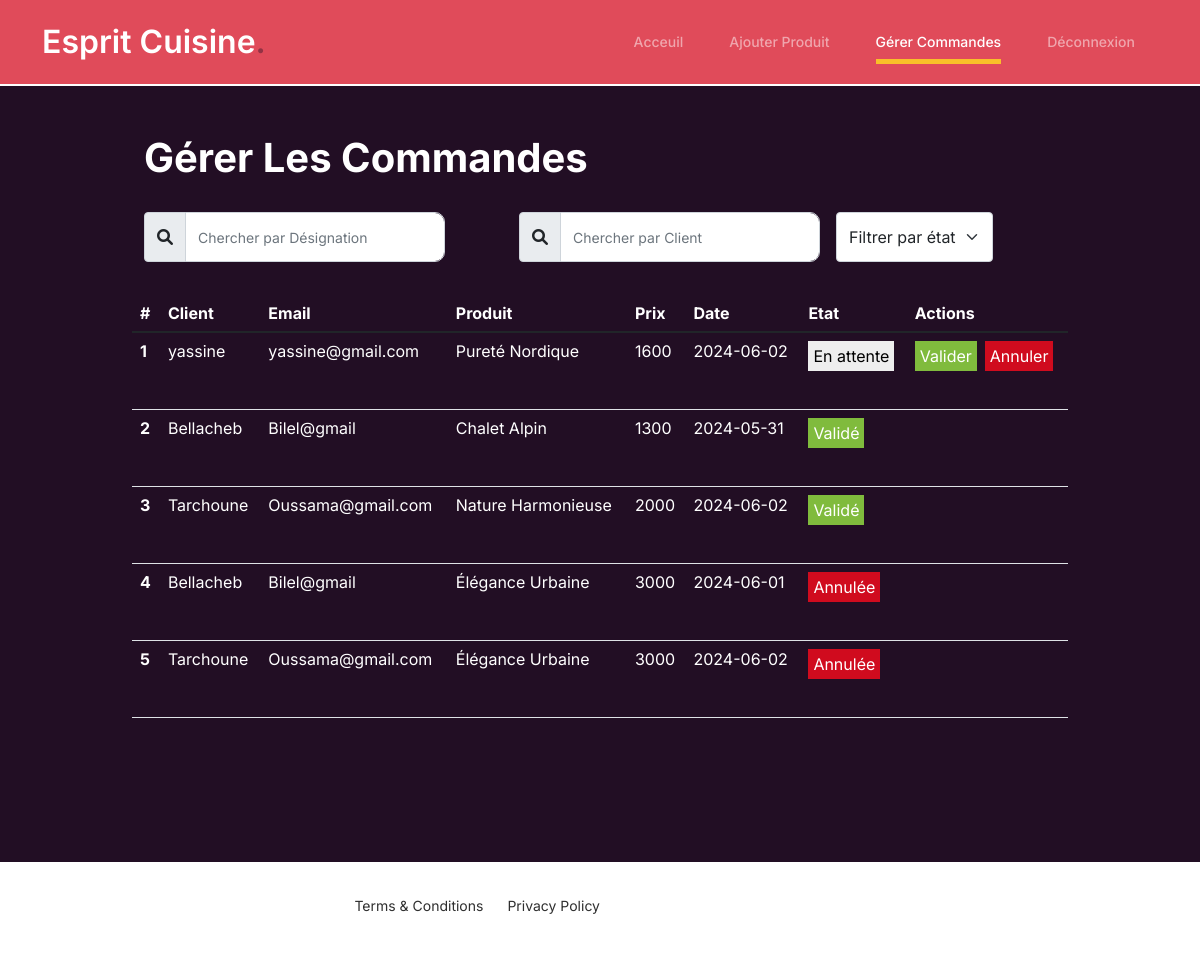
/admin/gerercomandes.php (signed in), run on the app's committed database.
### tables this page shows
CREATE TABLE `commandes` (
  `id` int(11) NOT NULL,
  `idclient` int(11) NOT NULL,
  `idproduit` int(11) NOT NULL,
  `prix` float NOT NULL,
  `date` date NOT NULL,
  `datelivraison` date NOT NULL,
  `etat` varchar(10) NOT NULL
);

CREATE TABLE `clients` (
  `id` int(11) NOT NULL,
  `username` varchar(100) NOT NULL,
  `password` varchar(100) NOT NULL,
  `nom` varchar(200) NOT NULL,
  `prenom` varchar(200) NOT NULL,
  `tel` varchar(20) NOT NULL,
  `email` varchar(100) NOT NULL,
  `adresse` varchar(200) NOT NULL
);

CREATE TABLE `produits` (
  `id` int(11) NOT NULL,
  `Desingation` varchar(200) NOT NULL,
  `Description` varchar(500) NOT NULL,
  `prix` float NOT NULL,
  `image` varchar(200) NOT NULL,
  `deleted` int(11) NOT NULL
);

### admin/fonctions.php (called while the page is built, shortened)
<?php
    function connexion(){
        $servername="localhost";
        $user="root";
        $DBpsw="";
        $DBname="cuisine";
        try {
            $conn = new PDO("mysql:host=$servername;dbname=$DBname", $user, $DBpsw);
            $conn->setAttribute(PDO::ATTR_ERRMODE, PDO::ERRMODE_EXCEPTION);
            return $conn;
          } catch(PDOException $e) {
            echo "Connection failed: " . $e->getMessage();
          }
}
function getProductById($id){
  $conn=connexion();
  $req="SELECT * FROM produits WHERE `id`='$id'";
  $res=$conn->query($req);
  $prod=$res->fetch();
  return $prod;
}
function getClientById($id){
  $conn=connexion();
  $req="SELECT * FROM clients WHERE `id`='$id'";
  $res=$conn->query($req);
  $client=$res->fetch();
  return $client;
}
function getAllcommandes(){
  $conn=connexion();
  $req="SELECT * FROM commandes WHERE etat IN ('En attente','validé','annulée') ORDER BY FIELD(etat,'En attente','validé','annulée');";
  $res=$conn->query($req);
  $comm=$res->fetchAll();
  return $comm;
}

### admin/gerercomandes.php (the view, shortened to what this page needs)
<?php
include "fonctions.php";
$comms=getAllcommandes();
?>
<!doctype html>
<html lang="en">
<head>
				<link rel="stylesheet" type="text/css" href="https://cdn.jsdelivr.net/npm/toastify-js/src/toastify.min.css">
		<link href="css/bootstrap.min.css" rel="stylesheet">
		<link href="https://cdnjs.cloudflare.com/ajax/libs/font-awesome/6.0.0-beta3/css/all.min.css" rel="stylesheet">
		<link href="css/tiny-slider.css" rel="stylesheet">
		<link href="css/style.css" rel="stylesheet">
	</head>
	<body >
		<nav style="border-bottom:2px solid white" class="custom-navbar navbar navbar navbar-expand-md navbar-dark bg-dark" arial-label="Furni navigation bar">
			<div class="container">
				<a class="navbar-brand" href="acceuil.php">Esprit Cuisine<span style="color:#220e24">.</span></a>
				<div class="collapse navbar-collapse" id="navbarsFurni">
				<ul class="custom-navbar-nav navbar-nav ms-auto mb-2 mb-md-0">
						<li class="nav-item">
							<a class="nav-link" href="acceuil.php">Acceuil</a>
						</li>
						<li class="nav-item">
							<a class="nav-link" href="ajouterproduit.php">Ajouter Produit</a>
						</li>
						<li class="nav-item active">
							<a class="nav-link" href="#">Gérer Commandes</a>
						</li>
						<li><a class="nav-link" href="deconnexion.php">Déconnexion</a></li>
					</ul>
				</div>
			</div>
		</nav>
			<div class="hero" style="margin-top:-50px;min-height:90vh;display:flex;justify-content:center;">
				<div class="container" style="width:78%">
					<div class="row justify-content-between">
						<div style="display:flex;align-items:center">
								<h1 style="margin-right:50px">Gérer Les Commandes</h1>
                        </div>
						<div style="display:flex">
								<form style="margin-top:-35px; margin-right:50px" class="row row-cols-lg-auto g-3 align-items-center" action="gerercomandes.php" method="post">
											<div class="col-12">
												<div class="input-group">
												<div class="input-group-text"><i class="fa-solid fa-magnifying-glass"></i></div>
												<input name="rechD" type="text" class="form-control" id="inlineFormInputGroupUsername" placeholder="Chercher par Désignation">
												</div>
											</div>
								</form>
								<form style="margin-top:-35px" class="row row-cols-lg-auto g-3 align-items-center" action="gerercomandes.php" method="post">
											<div class="col-12">
												<div class="input-group">
												<div class="input-group-text"><i class="fa-solid fa-magnifying-glass"></i></div>
												<input name="rechC" type="text" class="form-control" id="inlineFormInputGroupUsername" placeholder="Chercher par Client">
												</div>
											</div>
								</form>
								<form id="filterForm"  action="gerercomandes.php" method="post">
								<select name="filter" id="filter"  style="margin-bottom:19px;height:50px" class="form-select" aria-label="Default select example">
										<option selected>Filtrer par état</option>
								</select>
								</form>
						</div>
						<table class="table">
								<thead>
									<tr>
									<th scope="col">#</th>
									<th scope="col">Client</th>
									<th scope="col">Email</th>
									<th scope="col">Produit</th>
									<th scope="col">Prix</th>
									<th scope="col">Date</th>
									<th scope="col">Etat</th>
									<th scope="col">Actions</th>
									</tr>
								</thead>
								<tbody>
									<?php
									$i=0;
										foreach($comms as $comm){
											$i++;
											$prod=getProductById($comm["idproduit"]);
											$client=getClientById($comm["idclient"]);
											if($comm["etat"]=="En attente"){
													$etat='<p style="color:black;width:fit-content;background:#EEE;padding:5px">En attente</p>';
													$action='<p style="margin-top:5px"><a href="validercommande.php?id='.$comm["id"].'" style="margin-right:8px;color:white;width:fit-content;background:#80BB3D;padding:5px">Valider</a><a href="annulercommande.php?id='.$comm["id"].'" style="color:white;width:fit-content;background:#D00B1E;padding:5px">Annuler</a></p>';
											}
											else if ($comm["etat"]=="validé") {
												$etat='<p style="color:white;width:fit-content;background:#80BB3D;padding:5px">Validé</p>';
												$action='';
											}
											else if ($comm["etat"]=="annulée") {
												$etat='<p style="color:white;width:fit-content;background:#D00B1E;padding:5px">Annulée</p>';
												$action='';
											}
									?>
									<tr>
									<th scope="row"><?php echo $i?></th>
									<td><?php echo $client["nom"];?></td>
									<td><?php echo $client["email"];?></td>
									<td><?php echo $prod["Desingation"];?></td>
									<td><?php echo $prod["prix"];?></td>
									<td><?php echo $comm["date"];?></td>
									<td><?php echo $etat;?></td>
									<td><?php echo $action;?></td>
									</tr>
									<?php
									}
									?>
								</tbody>
						</table>
					</div>
				</div>
			</div>
		<footer class="footer-section" style="padding:30px">
						<div class="col-lg-6 text-center text-lg-end" style="max-height:50px">
							<ul class="list-unstyled d-inline-flex ms-auto">
								<li class="me-4"><a href="#">Terms &amp; Conditions</a></li>
								<li><a href="#">Privacy Policy</a></li>
							</ul>
						</div>
		</footer>
	</body>
</html>

### admin/css/style.css (style rules this page uses)
body { overflow-x: hidden; position: relative; }
body { font-family: "Inter", sans-serif; font-weight: 400; line-height: 28px; color: #FFF; font-size: 14px; background-color: #eff2f1; }
a { text-decoration: none; -webkit-transition: .3s all ease; -o-transition: .3s all ease; transition: .3s all ease; color: #2f2f2f; text-decoration: underline; }
.custom-navbar { background: #e04b5a !important; padding-top: 20px; padding-bottom: 20px; }
.custom-navbar .navbar-brand { font-size: 32px; font-weight: 600; }
.custom-navbar .navbar-brand > span { opacity: .4; }
@media (min-width: 992px) { .custom-navbar .custom-navbar-nav li { margin-left: 15px; margin-right: 15px; } }
.custom-navbar .custom-navbar-nav li a { font-weight: 500; color: #ffffff !important; opacity: .5; -webkit-transition: .3s all ease; -o-transition: .3s all ease; transition: .3s all ease; position: relative; }
@media (min-width: 768px) { .custom-navbar .custom-navbar-nav li a:before { content: ""; position: absolute; bottom: 0; left: 8px; right: 8px; background: #f9bf29; height: 5px; opacity: 1; visibility: visible; width: 0; -webkit-transition: .15s all ease-out; -o-transition: .15s all ease-out; transition: .15s all ease-out; } }
.custom-navbar .custom-navbar-nav li.active a { opacity: 1; }
.custom-navbar .custom-navbar-nav li.active a:before { width: calc(100% - 16px); }
.hero { background: #220e24; padding: calc(4rem - 30px) 0 0rem 0; }
@media (min-width: 768px) { .hero { padding: calc(4rem - 30px) 0 4rem 0; } }
@media (min-width: 992px) { .hero { padding: calc(8rem - 30px) 0 8rem 0; } }
.hero h1 { font-weight: 700; color: #ffffff; margin-bottom: 30px; }
.hero p { color: rgba(255, 255, 255, 0.5); margin-bottom: 30px; }
.footer-section { padding: 80px 0; background: #ffffff; }
.footer-section a { text-decoration: none; color: #2f2f2f; -webkit-transition: .3s all ease; -o-transition: .3s all ease; transition: .3s all ease; }
.form-control { height: 50px; border-radius: 10px; font-family: "Inter", sans-serif; }

### admin/gerercomandes.php (style rules this page uses)
th,td { color:white; }
a { text-decoration:none; }

### data on the page
commandes: idclient.nom "yassine", idclient.email "yassine@gmail.com", idproduit.Desingation "Pureté Nordique", idproduit.prix "1600", date "2024-06-02", etat "En attente"
commandes: idclient.nom "Bellacheb", idclient.email "Bilel@gmail", idproduit.Desingation "Chalet Alpin", idproduit.prix "1300", date "2024-05-31", etat "Validé"
commandes: idclient.nom "Tarchoune", idclient.email "Oussama@gmail.com", idproduit.Desingation "Nature Harmonieuse", idproduit.prix "2000", date "2024-06-02", etat "Validé"
commandes: idclient.nom "Bellacheb", idclient.email "Bilel@gmail", idproduit.Desingation "Élégance Urbaine", idproduit.prix "3000", date "2024-06-01", etat "Annulée"
commandes: idclient.nom "Tarchoune", idclient.email "Oussama@gmail.com", idproduit.Desingation "Élégance Urbaine", idproduit.prix "3000", date "2024-06-02", etat "Annulée"
